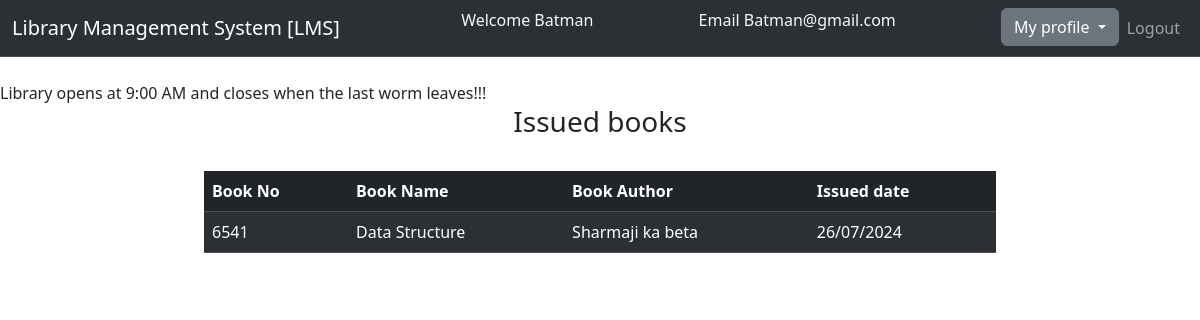
The page /user_dashboard.php (signed in) on the database its author committed.
### tables this page shows
CREATE TABLE `issued_books` (
  `s_no` int NOT NULL,
  `book_no` int NOT NULL,
  `book_name` varchar(100) NOT NULL,
  `book_author` varchar(50) NOT NULL,
  `student_id` int NOT NULL,
  `status` int DEFAULT NULL,
  `issue_date` text NOT NULL
);

### user_dashboard.php (the view, shortened to what this page needs)
<!DOCTYPE html>
<html lang="en">
<head>
    <link href="https://cdn.jsdelivr.net/npm/bootstrap@5.3.3/dist/css/bootstrap.min.css" rel="stylesheet">
</head>
<link rel="stylesheet" href="style.css">
<body>
<nav class="navbar bg-dark border-bottom border-body navbar-expand-lg bg-body-tertiary" data-bs-theme="dark">
  <div class="container-fluid">
    <div class="navbar-header ">
       <a class="navbar-brand" href="index.php">Library Management System [LMS]</a>
    </div>
      <p class="text-light">Welcome <?php echo($_SESSION['name']);?></p>
      <p class="text-light">Email <?php echo($_SESSION['email']);?></p>
    <ul class="nav navbar-nav navbar-right">
        <li class="nav-item">
          <div class="dropdown">
            <button class="btn btn-secondary dropdown-toggle" type="button" data-bs-toggle="dropdown" aria-expanded="false">
              My profile
            </button>
          </div>
        </li>
        <li class="nav-item"><a class="nav-link" href="logout.php">Logout</a>
        </li>
      </ul>
    </div>
</nav>
<br><span><marquee behavior="" direction="">Library opens at 9:00 AM and closes when the last worm leaves!!!</marquee></span>
<div class="row">
  <div class="col-md-2"></div>
  <div class="col-md-8">
    <h3 style="text-align:center">Issued books</h3>
    <br>
  <table class="table table-dark table-striped">
  <thead>
    <tr>
      <th scope="col">Book No</th>
      <th scope="col">Book Name</th>
      <th scope="col">Book Author</th>
      <th scope="col">Issued date</th>
    </tr>
  </thead>
  <tbody>
    <?php
      $connection = mysqli_connect('localhost','root','appu1234');
      $query = "select * from issued_books where student_id = $_SESSION[id]";
      $query_run = mysqli_query($connection, $query);
      while($row = mysqli_fetch_assoc($query_run)) {
        $book_no = $row['book_no'];
        $book_name = $row['book_name'];
        $book_author = $row['book_author'];
        $issue_date = $row['issue_date'];
        ?>
        <tr>
          <td><?php echo $book_no ;?></td>
          <td><?php echo $book_name ;?></td>
          <td><?php echo $book_author ;?></td>
          <td><?php echo $issue_date ;?></td>
        </tr>
        <?php
      }
    ?>
  </tbody>
  </table>
  </div>
  <div class="col-md-2"></div>
</div>
</body>
</html>

### rows shown on the page
issued_books: book_no "6541", book_name "Data Structure", book_author "Sharmaji ka beta", issue_date "26/07/2024"

### other values the page prints
$_SESSION['name'] "Batman"
$_SESSION['email'] "Batman@gmail.com"
